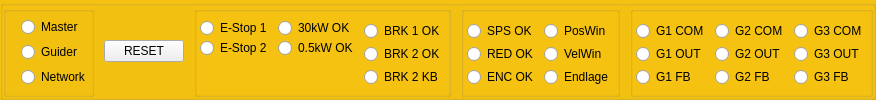
    <widget class="QGroupBox" name="gbEStop">
     <property name="styleSheet">
      <string notr="true">QGroupBox {
    background-color:rgb(245, 194, 17);
}</string>
     </property>
     <property name="title">
      <string/>
     </property>
     <layout class="QHBoxLayout" name="horizontalLayout_32">
      <property name="spacing">
       <number>10</number>
      </property>
      <property name="leftMargin">
       <number>0</number>
      </property>
      <property name="topMargin">
       <number>0</number>
      </property>
      <property name="rightMargin">
       <number>0</number>
      </property>
      <property name="bottomMargin">
       <number>0</number>
      </property>
      <item>
       <widget class="QGroupBox" name="groupBox_11">
        <property name="title">
         <string/>
        </property>
        <layout class="QVBoxLayout" name="verticalLayout_5">
         <property name="spacing">
          <number>0</number>
         </property>
         <property name="leftMargin">
          <number>15</number>
         </property>
         <property name="topMargin">
          <number>0</number>
         </property>
         <property name="rightMargin">
          <number>0</number>
         </property>
         <property name="bottomMargin">
          <number>0</number>
         </property>
         <item>
          <widget class="QRadioButton" name="rbESMaster">
           <property name="text">
            <string>Master</string>
           </property>
          </widget>
         </item>
         <item>
          <widget class="QRadioButton" name="rbEsGuider">
           <property name="text">
            <string>Guider</string>
           </property>
          </widget>
         </item>
         <item>
          <widget class="QRadioButton" name="rbEsNetwork">
           <property name="text">
            <string>Network</string>
           </property>
          </widget>
         </item>
        </layout>
       </widget>
      </item>
      <item>
       <widget class="QPushButton" name="pushButton_15">
        <property name="text">
         <string>RESET</string>
        </property>
       </widget>
      </item>
      <item>
       <widget class="QGroupBox" name="groupBox_39">
        <property name="title">
         <string/>
        </property>
        <layout class="QHBoxLayout" name="horizontalLayout_33">
         <property name="spacing">
          <number>0</number>
         </property>
         <property name="leftMargin">
          <number>0</number>
         </property>
         <property name="topMargin">
          <number>0</number>
         </property>
         <property name="rightMargin">
          <number>0</number>
         </property>
         <property name="bottomMargin">
          <number>0</number>
         </property>
         <item>
          <widget class="QGroupBox" name="groupBox_42">
           <property name="styleSheet">
            <string notr="true">QGroupBox {
    border: none;
    margin-top: 0px;
}
</string>
           </property>
           <property name="title">
            <string/>
           </property>
           <layout class="QVBoxLayout" name="verticalLayout_6">
            <property name="spacing">
             <number>0</number>
            </property>
            <property name="leftMargin">
             <number>0</number>
            </property>
            <property name="topMargin">
             <number>0</number>
            </property>
            <property name="rightMargin">
             <number>0</number>
            </property>
            <property name="bottomMargin">
             <number>0</number>
            </property>
            <item>
             <widget class="QRadioButton" name="rbEsEStop1">
              <property name="styleSheet">
               <string notr="true">QGroupBox {
    border: none;
    margin-top: 0px;
}
</string>
              </property>
              <property name="text">
               <string>E-Stop 1</string>
              </property>
             </widget>
            </item>
            <item>
             <widget class="QRadioButton" name="rbEsEStop2">
              <property name="text">
               <string>E-Stop 2</string>
              </property>
             </widget>
            </item>
            <item>
             <spacer name="verticalSpacer_9">
              <property name="orientation">
               <enum>Qt::Orientation::Vertical</enum>
              </property>
              <property name="sizeHint" stdset="0">
               <size>
                <width>20</width>
                <height>19</height>
               </size>
              </property>
             </spacer>
            </item>
           </layout>
          </widget>
         </item>
         <item>
          <widget class="QGroupBox" name="groupBox_44">
           <property name="styleSheet">
            <string notr="true">QGroupBox {
    border: none;
    margin-top: 0px;
}
</string>
           </property>
           <property name="title">
            <string/>
           </property>
           <layout class="QVBoxLayout" name="verticalLayout_7">
            <property name="spacing">
             <number>0</number>
            </property>
            <property name="leftMargin">
             <number>0</number>
            </property>
            <property name="topMargin">
             <number>0</number>
            </property>
            <property name="rightMargin">
             <number>0</number>
            </property>
            <property name="bottomMargin">
             <number>0</number>
            </property>
            <item>
             <widget class="QRadioButton" name="rbEs30kW_2">
              <property name="text">
               <string>30kW OK</string>
              </property>
             </widget>
            </item>
            <item>
             <widget class="QRadioButton" name="rbEs05kW_2">
              <property name="text">
               <string>0.5kW OK</string>
              </property>
             </widget>
            </item>
            <item>
             <spacer name="verticalSpacer_10">
              <property name="orientation">
               <enum>Qt::Orientation::Vertical</enum>
              </property>
              <property name="sizeHint" stdset="0">
               <size>
                <width>20</width>
                <height>19</height>
               </size>
              </property>
             </spacer>
            </item>
           </layout>
          </widget>
         </item>
         <item>
          <widget class="QGroupBox" name="groupBox_43">
           <property name="styleSheet">
            <string notr="true">QGroupBox {
    border: none;
    margin-top: 0px;
}
</string>
           </property>
           <property name="title">
            <string/>
           </property>
           <layout class="QVBoxLayout" name="verticalLayout_8">
            <property name="spacing">
             <number>0</number>
            </property>
            <property name="leftMargin">
             <number>0</number>
            </property>
            <property name="topMargin">
             <number>0</number>
            </property>
            <property name="rightMargin">
             <number>0</number>
            </property>
            <property name="bottomMargin">
             <number>0</number>
            </property>
            <item>
             <widget class="QRadioButton" name="rbEsBRK1OK">
              <property name="text">
               <string>BRK 1 OK</string>
              </property>
             </widget>
            </item>
            <item>
             <widget class="QRadioButton" name="rbEsBRK2OK">
              <property name="text">
               <string>BRK 2 OK</string>
              </property>
             </widget>
            </item>
            <item>
             <widget class="QRadioButton" name="rbEsBRK2KB">
              <property name="text">
               <string>BRK 2 KB</string>
              </property>
             </widget>
            </item>
           </layout>
          </widget>
         </item>
        </layout>
       </widget>
      </item>
      <item>
       <widget class="QGroupBox" name="groupBox_40">
        <property name="title">
         <string/>
        </property>
        <layout class="QHBoxLayout" name="horizontalLayout_34">
         <property name="spacing">
          <number>0</number>
         </property>
         <property name="leftMargin">
          <number>0</number>
         </property>
         <property name="topMargin">
          <number>0</number>
         </property>
         <property name="rightMargin">
          <number>0</number>
         </property>
         <property name="bottomMargin">
          <number>0</number>
         </property>
         <item>
          <widget class="QGroupBox" name="gbSps">
           <property name="styleSheet">
            <string notr="true">QGroupBox {
    border: none;
    margin-top: 0px;
}
</string>
           </property>
           <property name="title">
            <string/>
           </property>
           <layout class="QVBoxLayout" name="verticalLayout_9">
            <property name="spacing">
             <number>0</number>
            </property>
            <property name="leftMargin">
             <number>0</number>
            </property>
            <property name="topMargin">
             <number>0</number>
            </property>
            <property name="rightMargin">
             <number>0</number>
            </property>
            <property name="bottomMargin">
             <number>0</number>
            </property>
            <item>
             <widget class="QRadioButton" name="rbSPS">
              <property name="text">
               <string>SPS OK</string>
              </property>
             </widget>
            </item>
            <item>
             <widget class="QRadioButton" name="rbEsRED">
              <property name="text">
               <string>RED OK</string>
              </property>
             </widget>
            </item>
            <item>
             <widget class="QRadioButton" name="rbEsENC">
              <property name="text">
               <string>ENC OK</string>
              </property>
             </widget>
            </item>
           </layout>
          </widget>
         </item>
         <item>
          <widget class="QGroupBox" name="gbPos">
           <property name="styleSheet">
            <string notr="true">QGroupBox {
    border: none;
    margin-top: 0px;
}
</string>
           </property>
           <property name="title">
            <string/>
           </property>
           <layout class="QVBoxLayout" name="verticalLayout_10">
            <property name="spacing">
             <number>0</number>
            </property>
            <property name="leftMargin">
             <number>0</number>
            </property>
            <property name="topMargin">
             <number>0</number>
            </property>
            <property name="rightMargin">
             <number>0</number>
            </property>
            <property name="bottomMargin">
             <number>0</number>
            </property>
            <item>
             <widget class="QRadioButton" name="rbEsPosWin">
              <property name="text">
               <string>PosWin</string>
              </property>
             </widget>
            </item>
            <item>
             <widget class="QRadioButton" name="rbEsVelWin">
              <property name="text">
               <string>VelWin</string>
              </property>
             </widget>
            </item>
            <item>
             <widget class="QRadioButton" name="rbEsEndlage">
              <property name="text">
               <string>Endlage</string>
              </property>
             </widget>
            </item>
           </layout>
          </widget>
         </item>
        </layout>
       </widget>
      </item>
      <item>
       <widget class="QGroupBox" name="gbGs">
        <property name="title">
         <string/>
        </property>
        <layout class="QHBoxLayout" name="horizontalLayout_35">
         <property name="spacing">
          <number>0</number>
         </property>
         <property name="leftMargin">
          <number>0</number>
         </property>
         <property name="topMargin">
          <number>0</number>
         </property>
         <property name="rightMargin">
          <number>0</number>
         </property>
         <property name="bottomMargin">
          <number>0</number>
         </property>
         <item>
          <widget class="QGroupBox" name="gbG1">
           <property name="styleSheet">
            <string notr="true">QGroupBox {
    border: none;
    margin-top: 0px;
}
</string>
           </property>
           <property name="title">
            <string/>
           </property>
           <layout class="QVBoxLayout" name="verticalLayout_13">
            <property name="spacing">
             <number>0</number>
            </property>
            <property name="leftMargin">
             <number>0</number>
            </property>
            <property name="topMargin">
             <number>0</number>
            </property>
            <property name="rightMargin">
             <number>0</number>
            </property>
            <property name="bottomMargin">
             <number>0</number>
            </property>
            <item>
             <widget class="QRadioButton" name="rbEsG1COM">
              <property name="text">
               <string>G1 COM</string>
              </property>
             </widget>
            </item>
            <item>
             <widget class="QRadioButton" name="rbEsG1OUT">
              <property name="text">
               <string>G1 OUT</string>
              </property>
             </widget>
            </item>
            <item>
             <widget class="QRadioButton" name="rbEsG1FB">
              <property name="text">
               <string>G1 FB</string>
              </property>
             </widget>
            </item>
           </layout>
          </widget>
         </item>
         <item>
          <widget class="QGroupBox" name="gbG2">
           <property name="styleSheet">
            <string notr="true">QGroupBox {
    border: none;
    margin-top: 0px;
}
</string>
           </property>
           <property name="title">
            <string/>
           </property>
           <layout class="QVBoxLayout" name="verticalLayout_12">
            <property name="spacing">
             <number>0</number>
            </property>
            <property name="leftMargin">
             <number>0</number>
            </property>
            <property name="topMargin">
             <number>0</number>
            </property>
            <property name="rightMargin">
             <number>0</number>
            </property>
            <property name="bottomMargin">
             <number>0</number>
            </property>
            <item>
             <widget class="QRadioButton" name="rbEsG2COM">
              <property name="text">
               <string>G2 COM</string>
              </property>
             </widget>
            </item>
            <item>
             <widget class="QRadioButton" name="rbEsG2OUT">
              <property name="text">
               <string>G2 OUT</string>
              </property>
             </widget>
            </item>
            <item>
             <widget class="QRadioButton" name="rbESG2FB">
              <property name="text">
               <string>G2 FB</string>
              </property>
             </widget>
            </item>
           </layout>
          </widget>
         </item>
         <item>
          <widget class="QGroupBox" name="gbG3">
           <property name="styleSheet">
            <string notr="true">QGroupBox {
    border: none;
    margin-top: 0px;
}
</string>
           </property>
           <property name="title">
            <string/>
           </property>
           <layout class="QVBoxLayout" name="verticalLayout_11">
            <property name="spacing">
             <number>0</number>
            </property>
            <property name="leftMargin">
             <number>0</number>
            </property>
            <property name="topMargin">
             <number>0</number>
            </property>
            <property name="rightMargin">
             <number>0</number>
            </property>
            <property name="bottomMargin">
             <number>0</number>
            </property>
            <item>
             <widget class="QRadioButton" name="rbEsG3COM">
              <property name="text">
               <string>G3 COM</string>
              </property>
             </widget>
            </item>
            <item>
             <widget class="QRadioButton" name="rbEsG3OUT">
              <property name="text">
               <string>G3 OUT</string>
              </property>
             </widget>
            </item>
            <item>
             <widget class="QRadioButton" name="rbEsG3FB">
              <property name="text">
               <string>G3 FB</string>
              </property>
             </widget>
            </item>
           </layout>
          </widget>
         </item>
        </layout>
       </widget>
      </item>
     </layout>
    </widget>
